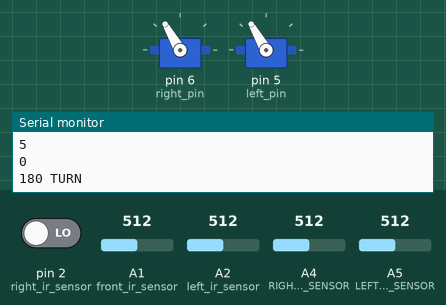
The sketch below on a simulated Arduino Uno, built with avr-gcc and run on an emulated ATmega328P. On the bench: 2 × servo, the last lines printed to the serial monitor. The inputs (shaded band) are chosen by the test bench; at power-on: A4 (RIGHT_LINE_SENSOR) = 512, A5 (LEFT_LINE_SENSOR) = 512, pin 2 (right_ir_sensor) LOW, A1 (front_ir_sensor) = 512, A2 (left_ir_sensor) = 512.

Above: at 2.7 s.
2.8 s: A4 (RIGHT_LINE_SENSOR) set to 641
6.3 s: A4 (RIGHT_LINE_SENSOR) set to 660
At 8.7 s:
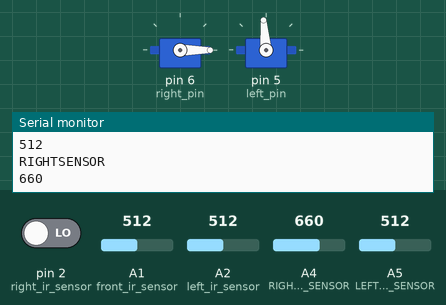
9.3 s: A5 (LEFT_LINE_SENSOR) set to 643
11.9 s: A5 (LEFT_LINE_SENSOR) set to 666
At 12.5 s:
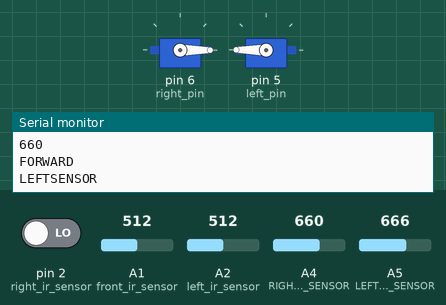
14.5 s: A4 (RIGHT_LINE_SENSOR) set to 640
At 15.8 s:
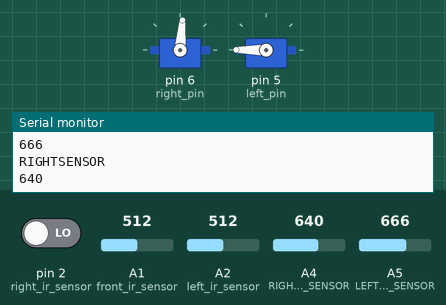
17.1 s: A4 (RIGHT_LINE_SENSOR) set to 716
At 17.7 s:
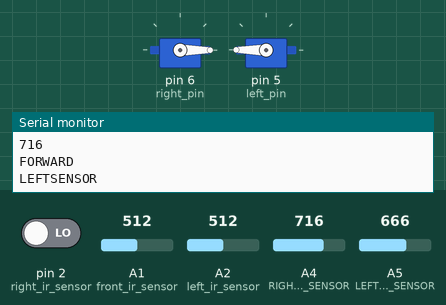
Timing chart, 0 to 20.1 s (numbered marks = the images above; inputs shaded):
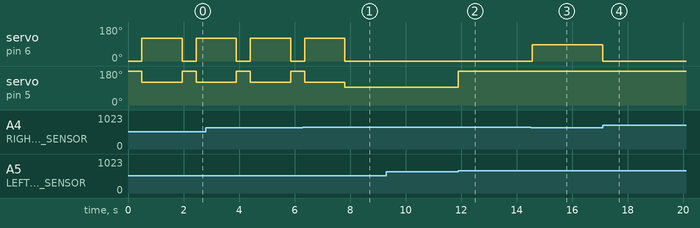

The sketch:

navigate_walls.ino
```cpp
// Program to allow the robot to nagivate walls

#include <Servo.h>

Servo left;
Servo right;

// servo pins
int right_pin = 6;
int left_pin = 5;

// line sensor pins
int LEFT_LINE_SENSOR = A5;
int RIGHT_LINE_SENSOR = A4;

// IR sensor pins
#define right_ir_sensor 2
#define left_ir_sensor A2
#define front_ir_sensor A1

// boundary between "white" and "black"
int threshold = 650;

// initialization of line sensor values
int left_sensor_value = 0;
int right_sensor_value = 0;

// initialization of IR sensor values
int right_detect;
int left_detect;
int front_detect;

void halt() {
  left.write(90);
  right.write(90);
}

void moveForward() {
  left.write(180);
  right.write(0);
}

void slightRight() {
  left.write(180);
  right.write(85);
}

void slightLeft() {
  left.write(95);
  right.write(0);
}

void rotateRight() {
  left.write(120);
  right.write(120);
}

void rotateLeft() {
  left.write(60);
  right.write(60);
}

void right90Turn() {
  rotateRight();
  delay(725);
}

void left90Turn() {
  rotateLeft();
  delay(725);
}

void right180Turn() {
  rotateRight();
  delay(1450);
}

void navigate() {
  left_sensor_value = analogRead(LEFT_LINE_SENSOR);
  right_sensor_value = analogRead(RIGHT_LINE_SENSOR);
  Serial.println("LEFTSENSOR");
  Serial.println(left_sensor_value);
  Serial.println("RIGHTSENSOR");
  Serial.println(right_sensor_value);

  // if both sensors on white
  if (left_sensor_value < threshold && right_sensor_value < threshold) {

    // to move into corresponding turn cases after debug
    //halt();
    //delay(1000);
    Serial.println("check");
    moveForward();
    delay(500);

    // left IR sensor read + distance calculation
    float lvolts = analogRead(left_ir_sensor)*0.0048828125;  // value from sensor * (5/1024)
    int ldistance = 13*pow(lvolts, -1); // worked out from datasheet graph
    //delay(1000); // slow down serial port

    Serial.println("DISTANCE");
    Serial.println(ldistance);

    if (ldistance <= 10) {
      left_detect = 0;
    } else {
      left_detect = 1;
    }

    // front IR sensor read + distance calculation
    float fvolts = analogRead(front_ir_sensor)*0.0048828125;  // value from sensor * (5/1024)
    int fdistance = 13*pow(fvolts, -1); // worked out from datasheet graph
    //delay(1000); // slow down serial port

    if (fdistance <= 20) {
      front_detect = 0;
    } else {
      front_detect = 1;
    }

    // right IR sensor read + distance calculation
    right_detect = digitalRead(right_ir_sensor);  // 0 when detecting

    // left IR sensor read + distance calculation
    //left_detect = digitalRead(right_ir_sensor);   // 0 when detecting

    // front IR sensor read + distance calculation
    //front_detect = digitalRead(front_ir_sensor);  // 0 when detecting

    Serial.println("RIGHT");
    Serial.println(right_detect);
    Serial.println("LEFT");
    Serial.println(left_detect);
    Serial.println("FRONT");
    Serial.println(fdistance);
    Serial.println(front_detect);

    // case 0: no walls --> turn right
    if (right_detect && left_detect && front_detect) {
      Serial.println("NO WALLS");
      right90Turn();
    }

    // case 1: right wall, left wall, front wall --> turn around
    else if (!right_detect && !left_detect && !front_detect) {
      Serial.println("180 TURN");
      right180Turn();
    }

    // case 2: left wall, front wall --> turn right
    else if (right_detect && !left_detect && !front_detect) {
      Serial.println("RIGHT TURN");
      right90Turn();
    }

    // case 3: right wall, front wall --> turn left
    else if (!right_detect && left_detect && !front_detect) {
      Serial.println("LEFT TURN");
      left90Turn();
    }

    // case 4: front wall only --> turn right
    else if (right_detect && left_detect && !front_detect) {
      right90Turn();
    }

    // case 5: left wall only --> turn right
    else if (right_detect && !left_detect && front_detect) {
      right90Turn();
    }

    // case 6: otherwise --> go straight
    else {
      Serial.println("STRIGHT");
      moveForward();
    }
  }

  // left on white, right on black --> slight left adjust
  else if (left_sensor_value < threshold && right_sensor_value >= threshold) {
    // left detects white, right detects black
    while (left_sensor_value < threshold) {
      slightLeft();
      left_sensor_value = analogRead(LEFT_LINE_SENSOR);
    }
  }

  // right on white, left on black --> slight right adjust
  else if (left_sensor_value >= threshold && right_sensor_value < threshold) {
    // left detects black, right detects white
    while (right_sensor_value < threshold) {
      slightRight();
      right_sensor_value = analogRead(RIGHT_LINE_SENSOR);
    }
  }

  // both sensors detect black --> go straight
  else if (left_sensor_value >= threshold && right_sensor_value >= threshold) {
    Serial.println("FORWARD");
    moveForward();
  }
}

void setup() {
  // put your setup code here, to run once:
  pinMode(LEFT_LINE_SENSOR, INPUT);
  pinMode(RIGHT_LINE_SENSOR, INPUT);
  pinMode(left_ir_sensor, INPUT);
  pinMode(front_ir_sensor, INPUT);
  Serial.begin(9600);
  right.attach(right_pin);
  left.attach(left_pin);
}

void loop() {
  // put your main code here, to run repeatedly:
  //halt();

  navigate();
}
```

Measured:
- the behaviour switches between 649 and 650 on A4 (RIGHT_LINE_SENSOR) (found by bisection; images 0 and 1)
- the behaviour switches between 649 and 650 on A5 (LEFT_LINE_SENSOR) (found by bisection; images 1 and 2)
- after the input at 6.3 s, servo on pin 6 (right_pin): goes on until 7.8 s, then stays 0°
- after the input at 9.3 s, every drawn part: stays the same
- after the input at 11.9 s, servo on pin 5 (left_pin): 95° → 180° at once
- after the input at 14.5 s, servo on pin 6 (right_pin): 0° → 85° after 0.07 s
- after the input at 17.1 s, servo on pin 6 (right_pin): 85° → 0° at once
